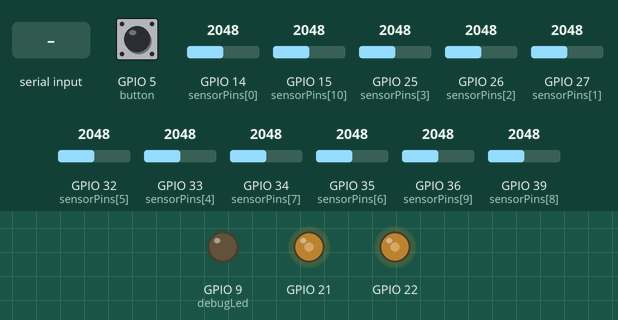
Bench run of a sketch on a simulated ESP32. Shown: output pins drawn as LEDs (lit = HIGH). The inputs (shaded band) are chosen by the test bench; at power-on: GPIO 5 (button) HIGH, GPIO 14 (sensorPins[0]) = 2048, GPIO 15 (sensorPins[10]) = 2048, GPIO 25 (sensorPins[3]) = 2048, GPIO 26 (sensorPins[2]) = 2048, GPIO 27 (sensorPins[1]) = 2048, GPIO 32 (sensorPins[5]) = 2048, GPIO 33 (sensorPins[4]) = 2048, GPIO 34 (sensorPins[7]) = 2048, GPIO 35 (sensorPins[6]) = 2048, GPIO 36 (sensorPins[9]) = 2048, GPIO 39 (sensorPins[8]) = 2048 (analog values on the 0–4095 scale). Nothing arrives over Bluetooth unless stated; what the sketch prints to the serial monitor is not drawn.

Above: at 7.2 s.
7.3 s: "M,45\n" received over the second serial link
At 7.8 s:
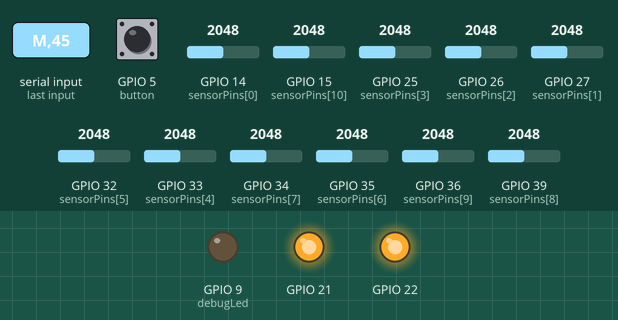
8.8 s: GPIO 5 (button) pulled LOW for 0.15 s
At 10.9 s:
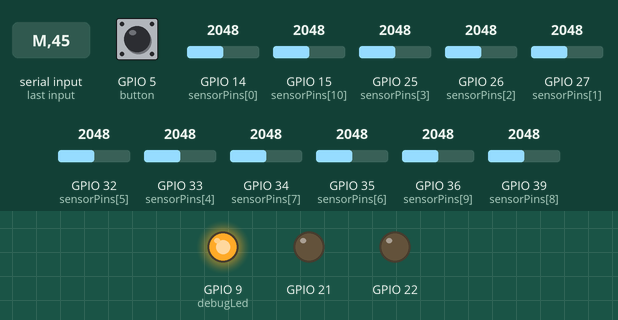
11.9 s: GPIO 14 (sensorPins[0]) set to 2079
At 12.5 s:
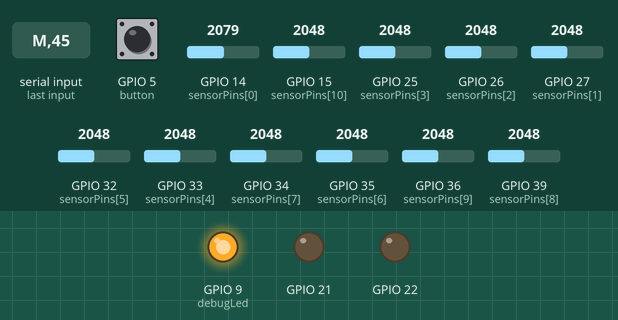
14.9 s: "P,45\n" received over the second serial link
At 16.0 s:
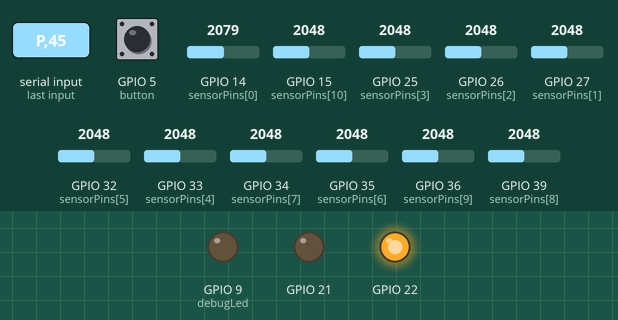
16.4 s: "S90\n" received over the second serial link
At 17.2 s:
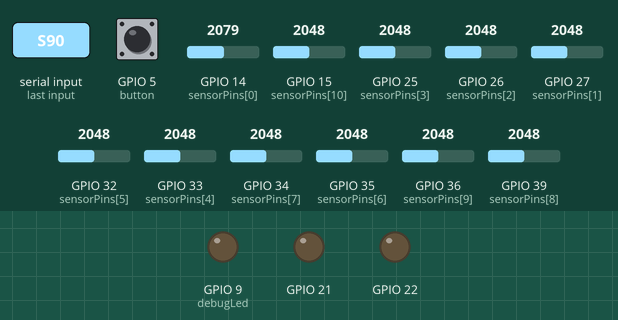
17.9 s: GPIO 5 (button) pulled LOW for 1 s
At 20.2 s:
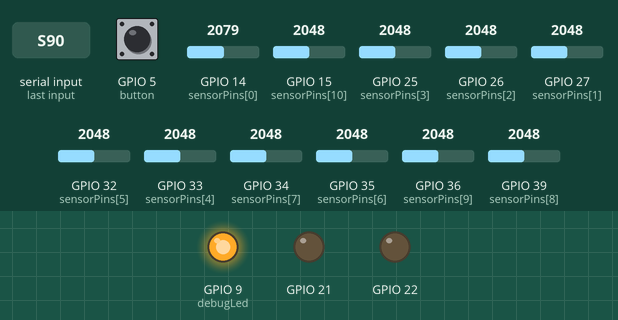
Timing chart, 0 to 25.4 s (numbered marks = the images above; inputs shaded):
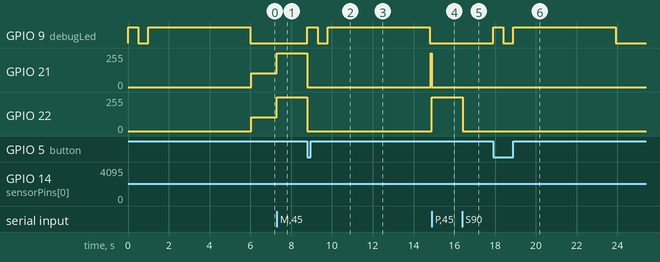

The sketch:

The_Pythons_Fast_Line_Follower_Code.ino
```cpp
unsigned long long int timer;

const int numSensors = 11; // Number of sensors
int sensorPins[numSensors] = { 14, 27, 26, 25, 33, 32, 35, 34, 39, 36, 15}; // Sensor pins 13 / 4
int sensorValues[numSensors]; // Array to store sensor readings
long linePosition = 0; // Calculated position
int sensorOffsets[numSensors][2];

/***** PID constants *****/
float Kp = 0.3; // Proportional gain
float Ki = 0.0; // Integral gain
float Kd = 0.0; // Derivative gain

/***** PID variables *****/
long lastPosition = 0;
float integral = 0;
long lastError = 0;
float control;

/***** Motors pins *****/
#define leftMotor 22
#define rightMotor 21

#define leftMotorChannel 0
#define rightMotorChannel 1

int baseSpeed=105;
int highSpeed=150;

#define button 5
#define button2 17
#define debugLed 9

bool debug = false;
#include "BluetoothSerial.h"

String device_name = "ESP32-BT-Slave";

// Check if Bluetooth is available
#if !defined(CONFIG_BT_ENABLED) || !defined(CONFIG_BLUEDROID_ENABLED)
#error Bluetooth is not enabled! Please run `make menuconfig` to and enable it
#endif

// Check Serial Port Profile
#if !defined(CONFIG_BT_SPP_ENABLED)
#error Serial Port Profile for Bluetooth is not available or not enabled. It is only available for the ESP32 chip.
#endif

BluetoothSerial SerialBT;
void setup() {
  Serial.begin(115200);
  SerialBT.begin(device_name);  //Bluetooth device name
  // Initialize motor pins channels
  ledcAttachChannel(leftMotor, 5000, 8, leftMotorChannel);
  ledcAttachChannel(rightMotor, 5000, 8, rightMotorChannel);

  pinMode(debugLed, OUTPUT);
  digitalWrite(debugLed, LOW);

  pinMode(button, INPUT_PULLUP);

  // Initialize sensor pins as input
  for (int i = 0; i < numSensors; i++) {
    pinMode(sensorPins[i], INPUT);
  }
  analogReadResolution(12);

//  digitalWrite(debugLed, HIGH);
//  delay(1000);
//  digitalWrite(debugLed, LOW);
//  delay(1000);

calibrateIRS();

}

void loop() {
//  ledcWriteChannel(leftMotorChannel, 110);
//  ledcWriteChannel(rightMotorChannel, 110);

  // Calculate the position of the line
  linePosition = readSensors();

//  Serial.print("Button: ");
//  Serial.println(digitalRead(button));

  if(!digitalRead(button))
    calibrateIRS();

  // Call the PID function to calculate the control signal
  control = calculatePID(linePosition);

  // Use the control value to adjust motor speed
  moveMotors(control);
if (SerialBT.available()) {
    //auto received=;
    String rec = (String)SerialBT.readStringUntil('\n');
    //Serial.println(rec);
    char fun=rec[0];
    String after=rec.substring(1,rec.length());
    //Serial.println(after);
    float num = 0, factor = 1;
    int decimal_flag = 0;
    for (int i = 0; i<after.length(); i++) {
        if (after[i] == '.') {
            decimal_flag = 1;
            continue;
        }
        if (decimal_flag) {
            factor /= 10;
            num += (after[i] - '0') * factor;
        } else {
            num = num * 10 + (after[i] - '0');
        }
    }
    //float val=after.toFloat();
    if(fun=='S'){
      highSpeed=0;
  //delay(5000);
      }
     else if(fun=='P'){
      Kp=num;
      //Serial.printf("Kp: %f\n",Kp);
      }
      else if(fun=='I'){
      Ki=num;
      //Serial.printf("Ki: %f\n",Ki);
      }
      else if(fun=='D'){
      Kd=num;
      //Serial.printf("Kd: %f\n",Kd);
      }
      else if(fun=='M'){
      highSpeed=(int)num;
      //Serial.printf("high: %d\n",highSpeed);
      }
      else if(fun=='B'){
      baseSpeed=(int)num;
      //Serial.printf("base: %d\n",baseSpeed);
      }
    //val+=rec[rec.length()-1]/1000.0;
    //Serial.print("Float: ");
    //Serial.printf("num: %f\n",num);
    //Serial.write(SerialBT.read());
    //delay(500);
    //if(rec[0]=='S')
  }
//// Output the position and control value for debugging
  if(debug){
    Serial.print("Position: ");
    Serial.print(linePosition);
    Serial.print("    Control: ");
    Serial.println(control);
  }

}
```

Movement_Functions.ino
```cpp
/***** Motors movement function *****/
void moveMotors(int control){
  int leftSpeed = baseSpeed + control;
  int rightSpeed = baseSpeed - control;

  leftSpeed = constrain(leftSpeed, 0, highSpeed);
  rightSpeed = constrain(rightSpeed, 0, highSpeed);

  ledcWriteChannel(leftMotorChannel, leftSpeed);
  ledcWriteChannel(rightMotorChannel, rightSpeed);

  if(debug){
    if(leftSpeed < rightSpeed)
      Serial.println("LEFT");
    else if(leftSpeed > rightSpeed)
      Serial.println("RIGHT");
    else
      Serial.println("FORWARD");
  }
}
```

PID_Functions.ino
```cpp
/***** PID calculation function *****/
float calculatePID(long currentPosition) {
  long error = currentPosition - 0; // Error is the difference from the setpoint (0)
  integral += error; // Accumulate the error for the integral term
  float derivative = error - lastError; // Calculate the derivative term
  Serial.printf("Error: %ld",error);
  float control = (Kp * error) + (Ki * integral) + (Kd * derivative);

  lastError = error;

  return control;
}
```

Sensor_Read_Functions.ino
```cpp
/***** Read Sensors & Calculate Position *****/
long lastweightSum=0;
int sensorWeights[numSensors]={85,80,70,40,30,30,30,40,70,80,85};
long readSensors() {
  long weightedSum = 0;
  int totalValue = 0;
  int max_ir_constant=100;
  /***** Read sensors & calculate Weighted sum *****/
  for (int i = 0; i < numSensors; i++) {
    sensorValues[i] = map(analogRead(sensorPins[i]), sensorOffsets[i][0], sensorOffsets[i][1], 0, 1000);
    //Serial.printf("Sensor[%d]: min:%d max:%d value:%d\n",i,sensorOffsets[i][0],sensorOffsets[i][1],sensorValues[i]);
    if(sensorValues[i]>500)
      sensorValues[i]=sensorWeights[i];
    else
      sensorValues[i]=0;
    //if(sensorValues[i] && i

  }
  int left=-1;
  int right=-1;
  bool maxleft=false;
  bool maxright=false;
  for (int i = 0; i < numSensors/2; i++) {
    if(sensorValues[i]==sensorWeights[i]){
       left=i;
       break;
    }

  }
  for (int i = numSensors-1; i >= numSensors/2; i--) {
    if(sensorValues[i]==sensorWeights[i]){
      right=i;
      break;
      }
  }
  int half=(numSensors - 1) / 2;
  if (left!=-1 || right!=-1){
    if(left!=-1)
      weightedSum += sensorValues[left] * (left - half);
    if(right!=-1)
       weightedSum += sensorValues[right] * (right - half); // Multiply sensor reading by its index offset by the center
    //totalValue = sensorValues[left]+sensorValues[right];
    lastweightSum=weightedSum;
    }
  else{
     weightedSum=lastweightSum;
     totalValue=lastweightSum;
    }


  if(debug){
    for(int i = 0; i < numSensors; i++){
      Serial.print(i);
      Serial.print(" :  ");
      Serial.print(sensorValues[i]);
      //Serial.print(map(analogRead(sensorPins[i]), sensorOffsets[i][0], sensorOffsets[i][1], 0, 1000));
      Serial.print("  ");
    }
    Serial.println();
  }

  /***** Calculate position *****/
  /*
  if (totalValue > 0) {
    return weightedSum; // Normalized position  / totalValue
  } else {
    return 0; // No line detected
  }
  */
  return weightedSum;
}

void calibrateIRS(){
  Serial.println("Starting Calibration!");
  ledcWriteChannel(leftMotorChannel, 0);
  ledcWriteChannel(rightMotorChannel, 0);
  digitalWrite(debugLed, HIGH);
  delay(500);
  digitalWrite(debugLed, LOW);
  delay(500);
  digitalWrite(debugLed, HIGH);

  for (int i = 0; i < numSensors; i++) {
    sensorValues[i] = analogRead(sensorPins[i]);
    sensorOffsets[i][0] = sensorValues[i];
    sensorOffsets[i][1] = sensorValues[i];
  }
  timer = millis();
  while(millis() - timer < 5000){
    Serial.println("Calibrating");
    for(int i = 0; i < numSensors; i++){
      sensorValues[i] = analogRead(sensorPins[i]);
      if(sensorValues[i] < sensorOffsets[i][0])
        sensorOffsets[i][0] = sensorValues[i];
      if(sensorValues[i] > sensorOffsets[i][1])
        sensorOffsets[i][1] = sensorValues[i];
      Serial.print(i);
      Serial.print(" :  ");
      Serial.print(sensorValues[i]);
      //Serial.print(map(analogRead(sensorPins[i]), sensorOffsets[i][0], sensorOffsets[i][1], 0, 1000));
      Serial.print("  ");
    }
    Serial.println();
  }
  digitalWrite(debugLed, LOW);
  Serial.println("Calibration Ended!");

  Serial.println("Sensors Offsets: ");
  for(int i = 0; i < numSensors; i++){
    Serial.print(i);
    Serial.print(" :    ");
    Serial.print(sensorOffsets[i][0]);
    Serial.print(" ,    ");
    Serial.println(sensorOffsets[i][1]);
  }
  Serial.println("/////////////////////////////////////////////");

}
```

Measured:
- after the input at 7.3 s, GPIO 21, GPIO 22: 105/255 → 255/255 at once
- after the input at 8.8 s, GPIO 9 (debugLed): LOW → HIGH at once, → LOW 0.50 s later, → HIGH 0.50 s later; GPIO 21, GPIO 22: 255/255 → 0/255 at once
- after the input at 11.9 s, GPIO 22: stays 0/255 (without the input it goes to 255/255 after 2.9 s)
- after the input at 14.9 s, GPIO 21: 255/255 → 0/255 at once; GPIO 22: 0/255 → 255/255 at once
- after the input at 16.4 s, GPIO 22: 255/255 → 0/255 at once
- after the input at 17.9 s, GPIO 9 (debugLed): LOW → HIGH at once, → LOW 0.50 s later, → HIGH 0.50 s later, → LOW 5.0 s later
